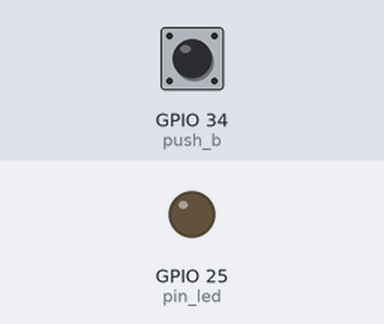
Recording of a sketch running on a simulated ESP32. Shown: output pins drawn as LEDs (lit = HIGH). Dashed ring = blinking. Inputs (shaded band) come from the test bench; at power-on: GPIO 34 (push_b) LOW.

Above: at 1.2 s.
1.3 s: GPIO 34 (push_b) pulled HIGH for 1 s
At 2.8 s:
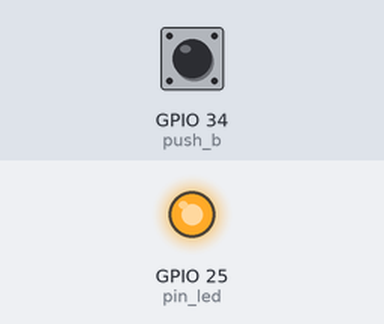
3.8 s: GPIO 34 (push_b) pulled HIGH for 3.2 s
At 4.1 s:
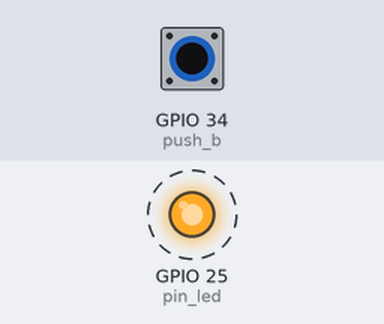
8.5 s: GPIO 34 (push_b) pulled HIGH for 0.25 s
At 8.9 s:
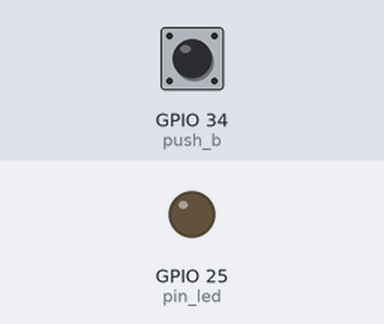
Timing chart, 0 to 11.5 s (numbered marks = the images above; inputs shaded):
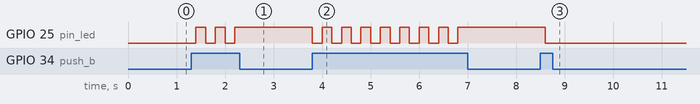

The sketch:

blink_ESP32.ino
```cpp
//Paso 1
int pin_led = 25;
int push_b = 34;
bool bState = false;
//Paso 2
void setup() {
  Serial.begin(115200);
  pinMode(pin_led,OUTPUT);
  pinMode(push_b,INPUT);
}

//Paso 3
void loop() {
    int push_state = digitalRead(push_b);

    if (push_state== HIGH) bState = !bState;


    if (bState) digitalWrite(pin_led,HIGH);
    else digitalWrite(pin_led,LOW);

delay(200);

}
```

Measured:
- after the input at 1.3 s, GPIO 25 (pin_led): alternates HIGH for 0.20 s and LOW for 0.20 s, 5 changes in all, then stays HIGH, starting after 0.10 s
- after the input at 3.8 s, GPIO 25 (pin_led): alternates HIGH for 0.20 s and LOW for 0.20 s, 16 changes in all, then stays HIGH, starting at once
- after the input at 8.5 s, GPIO 25 (pin_led): HIGH → LOW after 0.10 s
